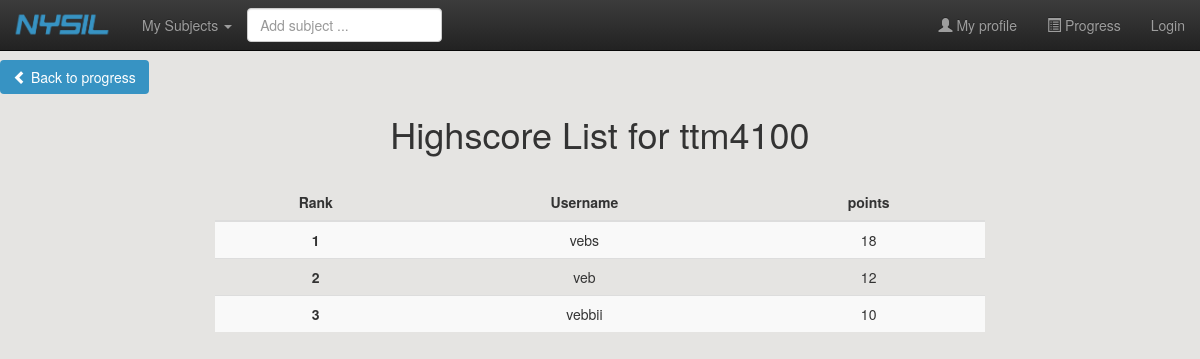
The page /progress/ttm4100/highscore/ on the database as committed earlier.
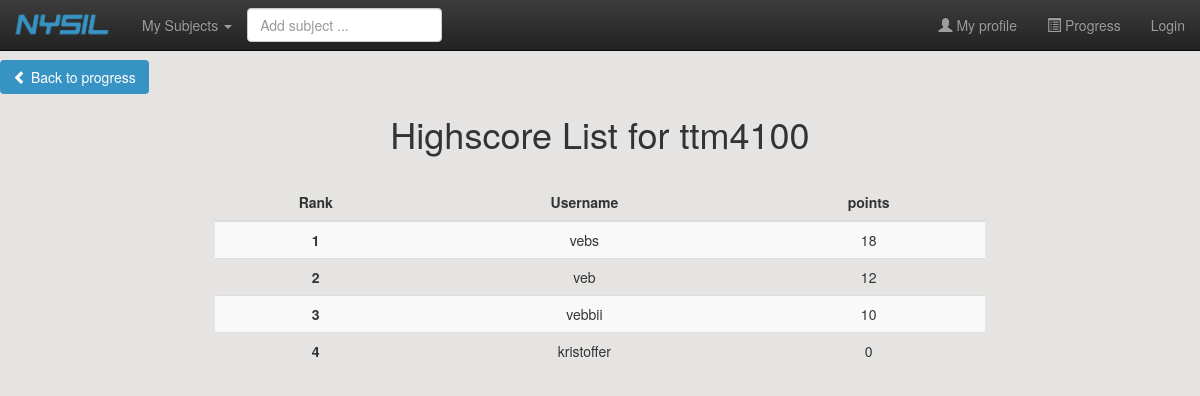
The same page on the database as committed later.
### main/models.py (models this page shows)
class StudentConnectSubject(models.Model):
    user = models.ForeignKey(User, on_delete=models.CASCADE)
    subject = models.ForeignKey(Subject, on_delete=models.CASCADE)
    points = models.IntegerField(default=0)

### progress/views.py (the view)
# urls.py: url(r'^(?P<subject_pk>[A-Za-z0-9]+)/highscore/$', views.highscore, name='highscore'),
def highscore(request, subject_pk):
    user = request.user
    subject = Subject.objects.get(pk=subject_pk)
    info = set_highscore_info(subject)
    context = {'info': info, 'subject': subject}
    return render(request, 'progress/highscore.html', context)

### main/models.py (called while the page is built)
    def __str__(self):
        return self.subject_code

### progress/views.py (called while the page is built)
def set_highscore_info(subject):
    subject_connections = StudentConnectSubject.objects.filter(subject=subject).order_by('-points')
    info = []
    counter = 1
    for conn in subject_connections:
        info.append([counter,conn])
        counter += 1
    return info

### progress/templates/progress/highscore.html
{% extends 'main/header.html' %}
{% block content %}
    <div style="float:left; width:20%">
        <a class="btn btn-md" href="{% url 'progress:my_progress' %}" style="color:white; background:#3793C3"><span class="glyphicon glyphicon-chevron-left"></span> Back to progress</a>
    </div>
    <div class="col-md-8 col-md-offset-2 text-center">
        <h1>Highscore List for {{subject}}</h1>
        <br>
        <table class="table table-striped">
            <thead>
                <tr>
                    <th class="text-center">Rank</th>
                    <th class="text-center">Username</th>
                    <th class="text-center">points</th>
                </tr>
            </thead>
            <tbody>
                {% for info in info %}
                <tr>
                    <th scope="row" class="text-center">{{info.0}}</th>
                    <td>{{info.1.user}}</td>
                    <td>{{info.1.points}}</td>
                </tr>
                {% endfor %}
            </tbody>
        </table>
    </div>
{% endblock %}

Rows that differ between the two databases and show on the page:
added StudentConnectSubject: info "4", user.username "kristoffer", points "0"
